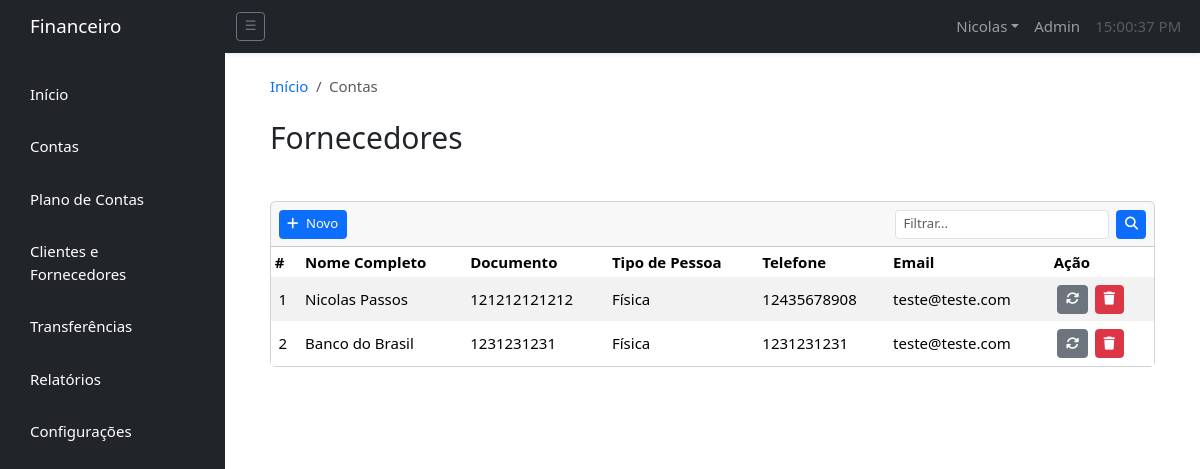
The app's page /fornecedores/ (signed in), older data.
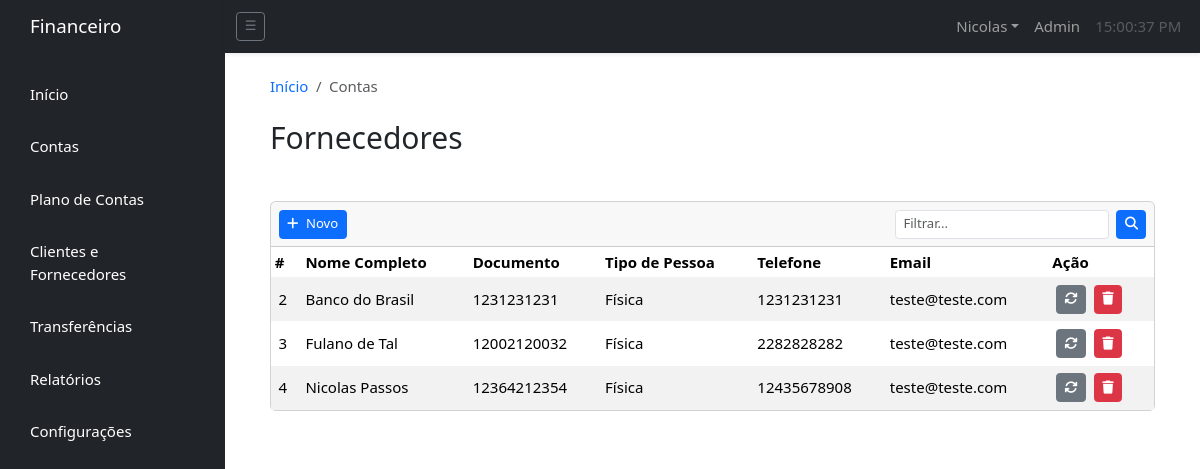
The same page, newer data.
### financeiro/models.py (models this page shows, shortened)
class Supplier(models.Model):
    TYPE_CHOICES = (
        ("Física", "Física"),
        ("Jurídica", "Juridica")
    )
    name = models.CharField(max_length=64)
    document = models.IntegerField(blank=True)
    type = models.CharField(max_length=8, choices=TYPE_CHOICES, blank=True)
    telephone = models.CharField(max_length=15)
    email = models.EmailField(null=True, blank=True)

### financeiro/views/suppliers.py (the view)
# urls.py: path('fornecedores/', views.suppliers, name='suppliers'), # type: ignore
def suppliers(request):
    if request.user.is_authenticated:
        supplier = Supplier.objects.all()
        return render(request, 'suppliers.html', {'suppliers': supplier})

### financeiro/templates/suppliers.html (shortened to what this page needs)
{% extends 'base.html' %}
{% load static %}
{% block navbar %}
{% include 'navbar.html' %}
{% endblock %}
{% block content %}
{% block breadcrumb %}
<nav aria-label="breadcrumb">
  <ol class="breadcrumb my-4">
    <li class="breadcrumb-item"><a class="breadcrumb-link" href="{% url 'home' %}">Início</a></li>
    <li class="breadcrumb-item active" aria-current="page">Contas</li>
  </ol>
</nav>
{% endblock %}
<h2 class="mb-5"> Fornecedores </h2>
<div class="card mx-auto">
  <div class="card-header px-2">
    <div class="col d-flex w-100 justify-content-between m-0">
      <div class="row">
        <div class="col">
          <button type="button" class="btn btn-primary btn-sm px-2" data-bs-toggle="modal" data-bs-target="#formModal">
            <i class="fa-solid fa-plus icon me-2" style="display: none;"></i>Novo
          </button>
        </div>
      </div>
      <div class="p-0 d-flex row">
        <form method="POST" action="{% url 'search_bar' %}">
          <div class="input-group-sm d-flex col">
            <input type="search" class="form-control me-2" placeholder="Filtrar..." name="searched">
            <button class="btn btn-sm btn-primary m-0" type="submit"><i class="fa-solid fa-magnifying-glass"></i></button>
          </div>
        </form>
      </div>
    </div>
  </div>
  <div class="card-body p-0 overflow-auto">
    <table class="table table-hover table-borderless table-responsive table-striped table-sm mb-0 sortable">
      <thead class="bg-light sticky-top clickable">
        <tr>
          <th scope="col px-1">#</th>
          <th scope="col">Nome Completo</th>
          <th scope="col">Documento</th>
          <th scope="col">Tipo de Pessoa</th>
          <th scope="col">Telefone</th>
          <th scope="col">Email</th>
          <th scope="col">Ação</th>
        </tr>
      </thead>
      <tbody>
        {% for supplier in suppliers %}
        <tr class="align-middle">
          <td class="px-2">{{ supplier.id }}</td>
          <td>{{ supplier.name }}</td>
          <td>{{ supplier.document }}</td>
          <td>{{ supplier.type }}</td>
          <td>{{ supplier.telephone }}</td>
          <td>{{ supplier.email }}</td>
          <td class="h-100">
            <div class="d-flex">
              <button type="button" class="btn btn-sm btn-secondary m-1" data-bs-toggle="modal"
                data-bs-target="#{{account.id}}" style="position: static;">
                <i class="fa-solid fa-arrows-rotate icon" style="display: none;"></i>
              </button>
              <a href="{% url 'delete_supplier' supplier.id %}" class="btn btn-sm btn-danger m-1"
                style="height: 10%;position: static;">
                <i class="fa-solid fa-trash icon" style="display:none;"></i>
              </a>
            </div>
          </td>
        </tr>
        {% endfor %}
      </tbody>
    </table>
  </div>
</div>
{% endblock %}

### financeiro/templates/base.html (shortened to what this page needs)
{% load static %}
<!DOCTYPE html>
<html lang="en">
  <head>
    <link rel="stylesheet" href="{% static 'css/style.css' %}" />
    <link rel="stylesheet" href="{% static 'css/sidebar_style.css' %}" />
    <link href="https://cdn.jsdelivr.net/npm/bootstrap@5.3.1/dist/css/bootstrap.min.css" rel="stylesheet" />
  </head>
  <body>
    {% if user.is_authenticated %}
      <div class="d-flex h-100" id="wrapper">
        {% include 'sidebar.html' %}
        <div id="page-content-wrapper">
          {% block navbar %}{% endblock %}
          <div class="container-fluid align-middle px-5 pb-2 my-auto">
            {% block content %}
            {% endblock %}
          </div>
        </div>
      </div>
    {% endif %}
  </body>
</html>

### financeiro/templates/sidebar.html
<div class="h-100 bg-dark sticky-top" id="sidebar-wrapper">
    <div class="text-white h5 p-3 mb-0 px-3">
        <h5 class="mb-0 mx-3">Financeiro</h5>
    </div>
    <div class="list-group text-white list-group-flush p-3">
        <a class="side-link text-white p-3" href="{% url 'home' %}">Início</a>
        <a class="side-link text-white p-3" href="{% url 'accounts' %}">Contas</a>
        <a class="side-link text-white p-3" href="{% url 'account_plans' %}">Plano de Contas</a>
        <a class="side-link text-white p-3" href="{% url 'suppliers' %}">Clientes e Fornecedores</a>
        <a class="side-link text-white p-3" href="{% url 'transfers' %}">Transferências</a>
        <a class="side-link text-white p-3" href="#">Relatórios</a>
        <a class="side-link text-white p-3" href="#">Configurações</a>
    </div>
</div>

### financeiro/templates/navbar.html (shortened to what this page needs)
<nav class="navbar navbar-expand navbar-dark bg-dark mb-0 shadow-sm sticky-top">
    <div class="container-fluid">
        <button class="btn btn-outline-secondary btn-sm" id="sidebarToggle">☰</button>
        <div class="collapse navbar-collapse" id="navbarSupportedContent">
            <ul class="navbar-nav ms-auto mt-2 mt-lg-0">
                <li class="nav-item dropdown dropdown-menu-start">
                    <a class="nav-link dropdown-toggle" id="navbarDropdown" href="#" role="button"
                        data-bs-toggle="dropdown" aria-haspopup="true" aria-expanded="false">{{user}}</a>
                </li>
                <li class="nav-item">
                    {% if user.is_superuser %}
                        <a class="nav-link" href="/admin">Admin</a>
                    {% endif %}
                </li>
                <li class="nav-item">
                    <a class="nav-link icon disabled" aria-disabled="true" id="clock"></a>
                </li>
            </ul>
        </div>
    </div>
</nav>

### static/css/style.css (style rules this page uses)
html, body { height: 100%; font-size: 15px; }
a:link { text-decoration: none; }
.breadcrumb-link { text-decoration: none; }
.card-header { border-radius: 0%; }

Row changes from the older to the newer data that the page shows:
removed Supplier: id "1", name "Nicolas Passos", document "121212121212", type "Física", telephone "12435678908", email "teste@teste.com"
added Supplier: id "3", name "Fulano de Tal", document "12002120032", type "Física", telephone "2282828282", email "teste@teste.com"
added Supplier: id "4", name "Nicolas Passos", document "12364212354", type "Física", telephone "12435678908", email "teste@teste.com"
